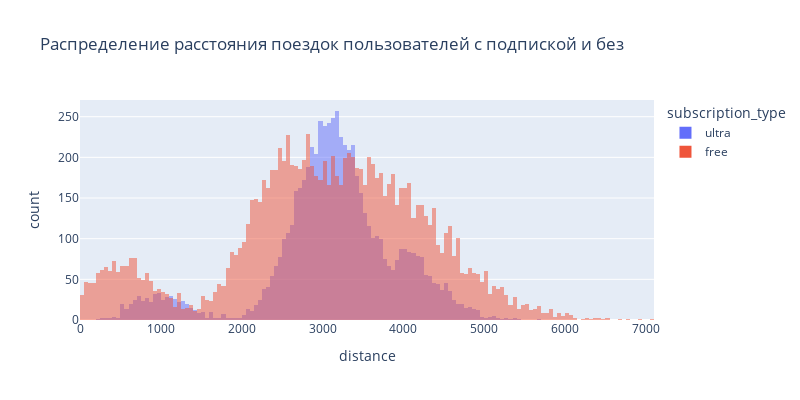

Notebook code cell kept with this figure:
### Markdown cell above
Визуализируем информацию о расстоянии и времени поездок для пользователей с подпиской и без подписки.

### Code cell
fig = px.histogram(data, x='distance', color='subscription_type',
                   width=800,
                   height=400,
                   barmode='overlay',
                   title='Распределение расстояния поездок пользователей с подпиской и без')
fig

### Figure 1 — Plotly figure (JSON) as saved in the notebook; plotly's stock layout.template omitted (floating-point values rounded to 4 significant figures; data arrays with more than 128 entries replaced by an {"elided": "..."} marker saying what was removed)
{"data": [{"alignmentgroup": "True", "bingroup": "x", "hovertemplate": "subscription_type=ultra<br>distance=%{x}<br>count=%{y}<extra></extra>", "legendgroup": "ultra", "marker": {"color": "#636efa", "opacity": 0.5, "pattern": {"shape": ""}}, "name": "ultra", "offsetgroup": "ultra", "orientation": "v", "showlegend": true, "type": "histogram", "x": {"elided": "6500 float values"}, "xaxis": "x", "yaxis": "y"}, {"alignmentgroup": "True", "bingroup": "x", "hovertemplate": "subscription_type=free<br>distance=%{x}<br>count=%{y}<extra></extra>", "legendgroup": "free", "marker": {"color": "#EF553B", "opacity": 0.5, "pattern": {"shape": ""}}, "name": "free", "offsetgroup": "free", "orientation": "v", "showlegend": true, "type": "histogram", "x": {"elided": "11473 float values"}, "xaxis": "x", "yaxis": "y"}], "layout": {"barmode": "overlay", "height": 400, "legend": {"title": {"text": "subscription_type"}, "tracegroupgap": 0}, "title": {"text": "Распределение расстояния поездок пользователей с подпиской и без"}, "width": 800, "xaxis": {"anchor": "y", "domain": [0, 1], "title": {"text": "distance"}}, "yaxis": {"anchor": "x", "domain": [0, 1], "title": {"text": "count"}}}}
